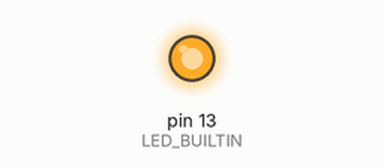
A sketch run on a simulated Arduino Uno, built with avr-gcc and run on an emulated ATmega328P. Parts: output pins drawn as LEDs (lit = HIGH).

Above: at 1.0 s.
At 3.0 s:
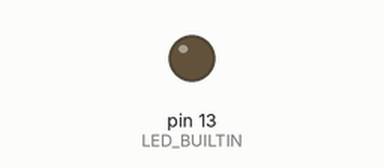
Timing chart, 0 to 5.2 s (numbered marks = the images above):
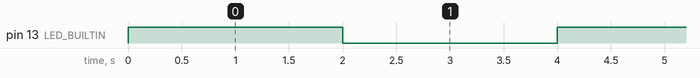

Measured:
- by itself, pin 13 (LED_BUILTIN): alternates HIGH for 2.0 s and LOW for 2.0 s

The sketch:

blink.ino
```cpp
void setup(){
    pinMode(LED_BUILTIN, OUTPUT);
}

void loop(){
    int delayval = 2000;
    digitalWrite(LED_BUILTIN, HIGH);
    delay(delayval);
    digitalWrite(LED_BUILTIN, LOW);
    delay(delayval);
}
```
